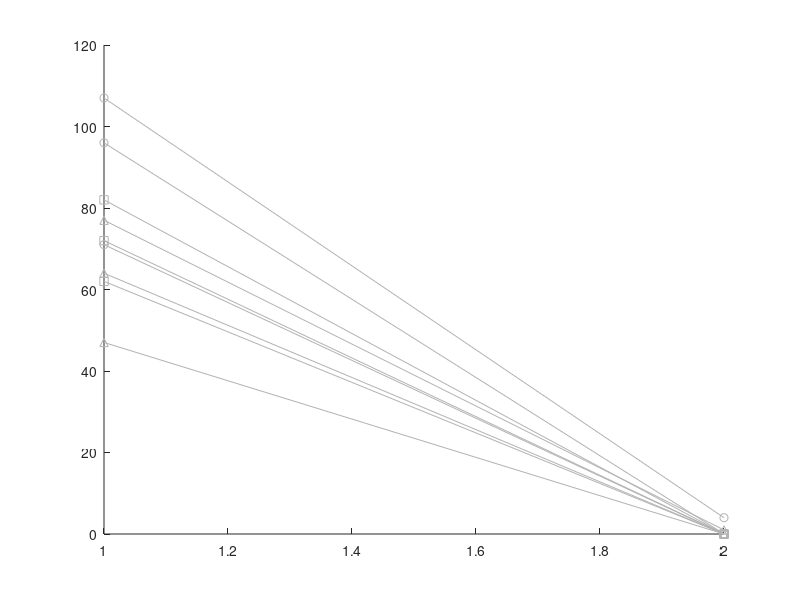

MATLAB code for this plot: (Note: this script raises an error after producing the figure.)
%% Plot Figure S8C, cell density, basal forebrain
celldens_ctrl = [70.59073307,46.79696139,81.82644676;106.702035,76.65830896,71.59057815;96.0034281,64.36503523,62.45164616];
celldens_cas3 = [0,0,0;3.554531071,1.478362543,0;0,0,0];
celldens_ctrl = round(celldens_ctrl);
celldens_cas3 = round(celldens_cas3);
figure; set(gcf,'color','w','position',[200 200 200 200]);
markers = {'o','^','s';'o','^','s';'o','^','s'};
hold on;
temp_var_1 = celldens_ctrl;
temp_var_2 = celldens_cas3;
for ii = 1:3
    if ii == 1
        for jj = 1:3
            plot([1,2],[temp_var_1(ii,jj),temp_var_2(ii,jj)],'marker',markers{ii,jj},'color',[0.7,0.7,0.7]);
        end
    elseif ii == 2
        for jj = 1:3
            plot([1,2],[temp_var_1(ii,jj),temp_var_2(ii,jj)],'marker',markers{ii,jj},'color',[0.7,0.7,0.7]);
        end
    elseif ii == 3
        for jj = 1:3
            plot([1,2],[temp_var_1(ii,jj),temp_var_2(ii,jj)],'marker',markers{ii,jj},'color',[0.7,0.7,0.7]);
        end
    end
end
temp_var = [temp_var_1(:),temp_var_2(:)];
temp_1 = nanmean(temp_var);
temp_2 = nanstd(temp_var)./sqrt(sum(~isnan(temp_var)));
plot([1,2],temp_1,'color','k','linewidth',2);
for ii = 1:2
    line([ii,ii],[temp_1(ii)-temp_2(ii),temp_1(ii)+temp_2(ii)],'color','k','linewidth',2);
end
xlim([0.5 2.5]);xticks([1,2]);xticklabels({'Control','Ablation'})
ylabel('ChAT+ density (cell/mm^2)');
axis square;

%% Plot Figure S8F, cell density, striatum
str_sal = [22.10398798; 13.02462542; 10.63572007; 9.774187162; 8.611613406; 11.97185544; 11.42073663; 10.37764684]; % 5 animals
str_cas = [7.92354758; 12.74566846; 14.41923437; 16.74756007; 13.49899007; 7.896165548; 11.96761341; 6.516861675; 18.47566139]; % 7 animals
figure; hold on; set(gcf,'color','w','position',[200 200 200 300]);
plot(1+((rand(1,length(str_sal(:)))-0.5)*0.25),str_sal(:),'color',[0.5 0.5 0.5],'marker','o','linestyle','none');
plot(2+((rand(1,length(str_cas(:)))-0.5)*0.25),str_cas(:),'color',[1 0.5 0.5],'marker','o','linestyle','none');
temp_var_11 = nanmean(str_sal,1);
temp_var_12 = nanstd(str_sal,[],1)./sqrt(sum(~isnan(str_sal)));
temp_var_21 = nanmean(str_cas,1);
temp_var_22 = nanstd(str_cas,[],1)./sqrt(sum(~isnan(str_cas)));
bar([1],temp_var_11,'EdgeColor','k','FaceColor','none','linewidth',1,'barwidth',0.7);
bar([2],temp_var_21,'EdgeColor','r','FaceColor','none','linewidth',1,'barwidth',0.7);
line([1,1],[temp_var_11-temp_var_12,temp_var_11+temp_var_12],'color','k','linewidth',1);
line([2,2],[temp_var_21-temp_var_22,temp_var_21+temp_var_22],'color','r','linewidth',1);
xlim([0.4 2.6]); xticks([1:2]); xticklabels({'Control','Ablation'});
ylabel('ChAT+ density (cell/mm^2)');
[bootstat_1,~] = bootstrp(20000,@mean,str_sal);
[bootstat_2,~] = bootstrp(20000,@mean,str_cas);
bootstat_diff = bootstat_2-bootstat_1;
p = min(sum(bootstat_diff<0),sum(bootstat_diff>0))/20000;

%% Plot Figure S8G, Casp3 vs Sal
load('FigureS8G.mat');
% Time from cue to rewarded movement onset
figure; hold on; set(gcf,'color','w','position',[200,200,300,200])
temp_var = Cue_to_CuedRewardedMov;
temp_var(Trial_Num<3) = nan;
temp_var_1 = temp_var(logical(Cas_index_good),:);
temp_var_2 = temp_var(logical(Sal_index_good),:);
temp_11 = nanmean(temp_var_1);
plot(temp_11,'r','linewidth',1);
temp_12 = nanstd(temp_var_1,1)./sqrt(sum(~isnan(temp_var_1)));
for ii = 1:21
    line([ii,ii],[temp_11(ii)-temp_12(ii),temp_11(ii)+temp_12(ii)],'color','r','linewidth',1);
end
temp_21 = nanmean(temp_var_2);
plot(temp_21,'k','linewidth',1);
temp_22 = nanstd(temp_var_2,1)./sqrt(sum(~isnan(temp_var_2)));
for ii = 1:21
    line([ii,ii],[temp_21(ii)-temp_22(ii),temp_21(ii)+temp_22(ii)],'color','k','linewidth',1);
end
xlim([0.5 21.5]); xticks([1:2:21]); xlabel('Session');
ylim([0 4]); yticks([0:1:4]); ylabel('Time (s)');
line([2.5 2.5],ylim,'color','k','linestyle',':');
line([8.5 8.5],ylim,'color','k','linestyle',':');
line([15.5 15.5],ylim,'color','k','linestyle',':');
title('Cue to movement onset');
% Stats
stage_sessions = {[1,2],[3:8],[9:15],[16:21]};
y_pos = 3.5;
for ii = 1:length(stage_sessions)
    curr_stage = stage_sessions{ii};
    y = [temp_var_1(:,curr_stage);temp_var_2(:,curr_stage)];
    Drug = [ones(size(temp_var_1(:,curr_stage)));zeros(size(temp_var_2(:,curr_stage)))];
    Sessions = repmat([1:size(y,2)],size(y,1),1);
    Sessions = Sessions(:);
    Animals_test = repmat([1:size(y,1)]',1,size(y,2));
    Animals_test = Animals_test(:);
    Drug = Drug(:);
    y = y(:);
    tbl = table(Drug,Animals_test,Sessions,y);
    tbl.Animals_test = nominal(tbl.Animals_test);
    tbl.Drug = nominal(tbl.Drug);
    lme = fitlme(tbl,'y ~ 1 + Drug + (1|Sessions)');
    [beta,betanames,stats] = fixedEffects(lme);
    pValue = stats.pValue;
    line([curr_stage(1),curr_stage(end)],[y_pos,y_pos],'color','k')
    text(nanmean(curr_stage),y_pos*1.05,[num2str(pValue(2))],'horizontalalignment','center','fontsize',6);
end

% Time rewarded movement onset to reward
figure; hold on; set(gcf,'color','w','position',[200,200,300,200])
temp_var = CuedRewardedMov_to_Reward;
temp_var(Trial_Num<3) = nan;
temp_var_1 = temp_var(logical(Cas_index_good),:);
temp_var_2 = temp_var(logical(Sal_index_good),:);
temp_11 = nanmean(temp_var_1);
plot(temp_11,'r','linewidth',1);
temp_12 = nanstd(temp_var_1,1)./sqrt(sum(~isnan(temp_var_1)));
for ii = 1:21
    line([ii,ii],[temp_11(ii)-temp_12(ii),temp_11(ii)+temp_12(ii)],'color','r','linewidth',1);
end
temp_21 = nanmean(temp_var_2);
plot(temp_21,'k','linewidth',1);
temp_22 = nanstd(temp_var_2,1)./sqrt(sum(~isnan(temp_var_2)));
for ii = 1:21
    line([ii,ii],[temp_21(ii)-temp_22(ii),temp_21(ii)+temp_22(ii)],'color','k','linewidth',1);
end
xlim([0.5 21.5]); xticks([1:2:21]); xlabel('Session');
ylim([0.2 0.7]); yticks([0.2:0.1:0.7]); ylabel('Time (s)');
line([2.5 2.5],ylim,'color','k','linestyle',':');
line([8.5 8.5],ylim,'color','k','linestyle',':');
line([15.5 15.5],ylim,'color','k','linestyle',':');
title('Movement onset to reward');
% Stats
stage_sessions = {[1,2],[3:8],[9:15],[16:21]};
y_pos = 0.65;
for ii = 1:length(stage_sessions)
    curr_stage = stage_sessions{ii};
    y = [temp_var_1(:,curr_stage);temp_var_2(:,curr_stage)];
    Drug = [ones(size(temp_var_1(:,curr_stage)));zeros(size(temp_var_2(:,curr_stage)))];
    Sessions = repmat([1:size(y,2)],size(y,1),1);
    Sessions = Sessions(:);
    Animals_test = repmat([1:size(y,1)]',1,size(y,2));
    Animals_test = Animals_test(:);
    Drug = Drug(:);
    y = y(:);
    tbl = table(Drug,Animals_test,Sessions,y);
    tbl.Animals_test = nominal(tbl.Animals_test);
    tbl.Drug = nominal(tbl.Drug);
    lme = fitlme(tbl,'y ~ 1 + Drug + (1|Sessions)');
    [beta,betanames,stats] = fixedEffects(lme);
    pValue = stats.pValue;
    line([curr_stage(1),curr_stage(end)],[y_pos,y_pos],'color','k')
    text(nanmean(curr_stage),y_pos*1.05,[num2str(pValue(2))],'horizontalalignment','center','fontsize',6);
end

%% Plot Figure S8I & S8J, the effecs of inactivating axonal activity with eOPN3
load('FigureS8IS8J.mat')
% Figure S8I, heatmap
color_map = cbrewer('div','RdBu',64);
color_map = flipud(color_map);
figure; hold on; set(gcf,'color','w','position',[200 200 200*length(df_f_aligned_CaOn_MeanXTrial_sub) 200])
for curr_session = 1:length(df_f_aligned_CaOn_MeanXTrial_sub)
    subplot(1,length(df_f_aligned_CaOn_MeanXTrial_sub),curr_session);
    temp_matrix = df_f_aligned_CaOn_MeanXTrial_sub{curr_session};
    imagesc(temp_matrix,[-1.5 1.5]); colormap(color_map)
    line([29 29],ylim,'color','k','linestyle',':','linewidth',1);
    xticks([1:28:28*5]);
    xticklabels([-1:1:3]);
    xlabel('Time (s)'); ylabel('ROI (axonal segments)');
end

% Figure S8J, activity trace and level
figure; hold on; set(gcf,'color','w','position',[200 200 200 200])
y_limit = [-0.2 0.6];
for curr_session = 1:length(df_f_aligned_CaOn_MeanXTrial_sub)
    temp = df_f_aligned_CaOn_MeanXTrial_sub{curr_session};
    temp_11 = nanmean(temp,1);
    temp_12 = nanstd(temp,[],1)./sqrt(sum(~isnan(temp(:,1)),1));
    h = area([(temp_11-temp_12)',(2*temp_12)']);
    set(h(1),'EdgeColor','none','FaceColor','none');
    if curr_session == 2
        set(h(2),'EdgeColor','none','FaceColor','g','FaceAlpha',0.3);
        plot(temp_11,'color','g','linewidth',1);
    else
        set(h(2),'EdgeColor','none','FaceColor',repmat([-0.2+curr_session*0.2],1,3),'FaceAlpha',0.3);
        plot(temp_11,'color',repmat([-0.2+curr_session*0.2],1,3),'linewidth',1);
    end
    xlim([1 length(temp_11)]);
    xticks([1:28:28*5]);
    xticklabels([-1:1:3]);
    xlabel('Time (s)'); ylabel('mean df/f');
    ylim(y_limit);
    line([29 29],ylim,'color','k','linestyle',':');
end
axis square;

figure; hold on; set(gcf,'color','w','position',[200 200 300 200])
temp = df_f_aligned_CaOn_MeanXTrialXTime_sub;
temp_11 = nanmean(temp,1);
temp_12 = nanstd(temp,[],1)./sqrt(sum(~isnan(temp(:,1)),1));
yyaxis left;
plot(temp_11,'linewidth',1);
for ii = 1:size(df_f_aligned_CaOn_MeanXTrialXTime_sub,2)
    line([ii ii],[temp_11(ii)-temp_12(ii),temp_11(ii)+temp_12(ii)],'linewidth',1);
end
xlim([0.5 3.5]); ylim([0 0.4]);
xticks([1:3]);
xticklabels({'Pre.','2 min p','10 min p','20 min p'});
ylabel('Mean df/f');
temp = df_f_aligned_CaOn_MeanXTrialXTime_sub;
temp = temp./repmat(temp(:,1),1,size(temp,2));
temp_11 = nanmean(temp,1);
temp_12 = nanstd(temp,[],1)./sqrt(sum(~isnan(temp(:,1)),1));
yyaxis right;
plot(temp_11,'linewidth',1);
for ii = 1:size(df_f_aligned_CaOn_MeanXTrialXTime_sub,2)
    line([ii ii],[temp_11(ii)-temp_12(ii),temp_11(ii)+temp_12(ii)],'linewidth',1);
end
ylabel('Norm. mean df/f'); ylim([0 1])
axis square;
% Stats
aaa = df_f_aligned_CaOn_MeanXTrialXTime_sub;
pvalue(1) = signrank(aaa(:,1),aaa(:,2));
pvalue(2) = signrank(aaa(:,1),aaa(:,3));
pvalue(3) = signrank(aaa(:,2),aaa(:,3));
FDR = mafdr(pvalue,'BHFDR', true);

%% Plot Figure S8K, eOPN3 vs mCherry
load('FigureS8K.mat');
% Time from cue to rewarded movement onset
figure; hold on; set(gcf,'color','w','position',[200,200,300,200])
temp_var = Cue_to_CuedRewardedMov;
temp_var(Trial_Num<3) = nan;
temp_var_1 = temp_var(logical(eOPN3_index_good),:);
temp_var_2 = temp_var(logical(mCherry_index_good),:);
temp_11 = nanmean(temp_var_1);
plot(temp_11,'r','linewidth',1);
temp_12 = nanstd(temp_var_1,1)./sqrt(sum(~isnan(temp_var_1)));
for ii = 1:21
    line([ii,ii],[temp_11(ii)-temp_12(ii),temp_11(ii)+temp_12(ii)],'color','r','linewidth',1);
end
temp_21 = nanmean(temp_var_2);
plot(temp_21,'k','linewidth',1);
temp_22 = nanstd(temp_var_2,1)./sqrt(sum(~isnan(temp_var_2)));
for ii = 1:21
    line([ii,ii],[temp_21(ii)-temp_22(ii),temp_21(ii)+temp_22(ii)],'color','k','linewidth',1);
end
xlim([0.5 21.5]); xticks([1:2:21]); xlabel('Session');
ylim([0 3.2]); yticks([0:1:3]); ylabel('Time (s)');
line([2.5 2.5],ylim,'color','k','linestyle',':');
line([8.5 8.5],ylim,'color','k','linestyle',':');
line([15.5 15.5],ylim,'color','k','linestyle',':');
title('Cue to movement onset');
% Stats
stage_sessions = {[1,2],[3:8],[9:15],[16:21]};
y_pos = 3;
for ii = 1:length(stage_sessions)
    curr_stage = stage_sessions{ii};
    y = [temp_var_1(:,curr_stage);temp_var_2(:,curr_stage)];
    Drug = [ones(size(temp_var_1(:,curr_stage)));zeros(size(temp_var_2(:,curr_stage)))];
    Sessions = repmat([1:size(y,2)],size(y,1),1);
    Sessions = Sessions(:);
    Animals_test = repmat([1:size(y,1)]',1,size(y,2));
    Animals_test = Animals_test(:);
    Drug = Drug(:);
    y = y(:);
    tbl = table(Drug,Animals_test,Sessions,y);
    tbl.Animals_test = nominal(tbl.Animals_test);
    tbl.Drug = nominal(tbl.Drug);
    lme = fitlme(tbl,'y ~ 1 + Drug + (1|Sessions)');
    [beta,betanames,stats] = fixedEffects(lme);
    pValue = stats.pValue;
    line([curr_stage(1),curr_stage(end)],[y_pos,y_pos],'color','k')
    text(nanmean(curr_stage),y_pos*1.05,[num2str(pValue(2))],'horizontalalignment','center','fontsize',6);
end

% Time rewarded movement onset to reward
figure; hold on; set(gcf,'color','w','position',[200,200,300,200])
temp_var = CuedRewardedMov_to_Reward;
temp_var(Trial_Num<3) = nan;
temp_var_1 = temp_var(logical(eOPN3_index_good),:);
temp_var_2 = temp_var(logical(mCherry_index_good),:);
temp_11 = nanmean(temp_var_1);
plot(temp_11,'r','linewidth',1);
temp_12 = nanstd(temp_var_1,1)./sqrt(sum(~isnan(temp_var_1)));
for ii = 1:21
    line([ii,ii],[temp_11(ii)-temp_12(ii),temp_11(ii)+temp_12(ii)],'color','r','linewidth',1);
end
temp_21 = nanmean(temp_var_2);
plot(temp_21,'k','linewidth',1);
temp_22 = nanstd(temp_var_2,1)./sqrt(sum(~isnan(temp_var_2)));
for ii = 1:21
    line([ii,ii],[temp_21(ii)-temp_22(ii),temp_21(ii)+temp_22(ii)],'color','k','linewidth',1);
end
xlim([0.5 21.5]); xticks([1:4:21]); xlabel('Session');
ylim([0 1]); yticks([0:0.2:1]); ylabel('Time (s)');
line([2.5 2.5],ylim,'color','k','linestyle',':');
line([8.5 8.5],ylim,'color','k','linestyle',':');
line([15.5 15.5],ylim,'color','k','linestyle',':');
title('Movement onset to reward');
% Stats
stage_sessions = {[1,2],[3:8],[9:15],[16:21]};
y_pos = 0.8;
for ii = 1:length(stage_sessions)
    curr_stage = stage_sessions{ii};
    y = [temp_var_1(:,curr_stage);temp_var_2(:,curr_stage)];
    Drug = [ones(size(temp_var_1(:,curr_stage)));zeros(size(temp_var_2(:,curr_stage)))];
    Sessions = repmat([1:size(y,2)],size(y,1),1);
    Sessions = Sessions(:);
    Animals_test = repmat([1:size(y,1)]',1,size(y,2));
    Animals_test = Animals_test(:);
    Drug = Drug(:);
    y = y(:);
    tbl = table(Drug,Animals_test,Sessions,y);
    tbl.Animals_test = nominal(tbl.Animals_test);
    tbl.Drug = nominal(tbl.Drug);
    lme = fitlme(tbl,'y ~ 1 + Drug + (1|Sessions)');
    [beta,betanames,stats] = fixedEffects(lme);
    pValue = stats.pValue;
    line([curr_stage(1),curr_stage(end)],[y_pos,y_pos],'color','k')
    text(nanmean(curr_stage),y_pos*1.05,[num2str(pValue(2))],'horizontalalignment','center','fontsize',6);
end

